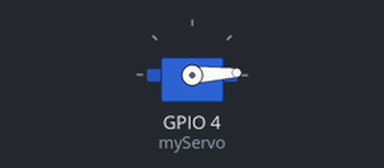
A sketch run on a simulated ESP32. Shown: servo. What the sketch prints to the serial monitor is not drawn.

Above: at 0.05 s.
At 1.55 s:
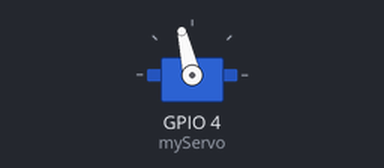
At 3.05 s:
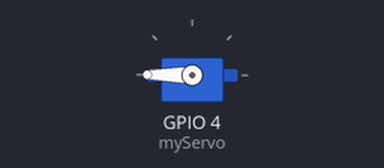
At 6.1 s:
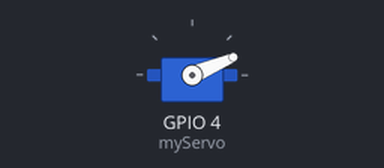
Timing chart, 0 to 8.4 s (numbered marks = the images above):
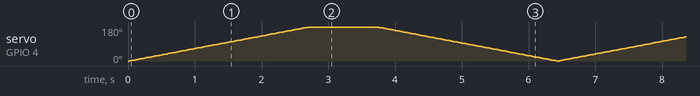

The sketch:

NR_BRC_Servo.ino
```cpp
#include <ESP32Servo.h>

Servo myServo;  // Create servo object

void setup() {
  Serial.begin(115200);

  // Attach servo to pin 33
  myServo.attach(4);

  Serial.println("Servo ready");
}

void loop() {
  // Sweep from 0° to 180°
  for (int pos = 0; pos <= 180; pos++) {
    myServo.write(pos);   // Set servo angle
    delay(15);            // Wait for servo to reach position
  }
delay(1000);
  // Sweep back from 180° to 0°
  for (int pos = 180; pos >= 0; pos--) {
    myServo.write(pos);
    delay(15);
  }
}
```
